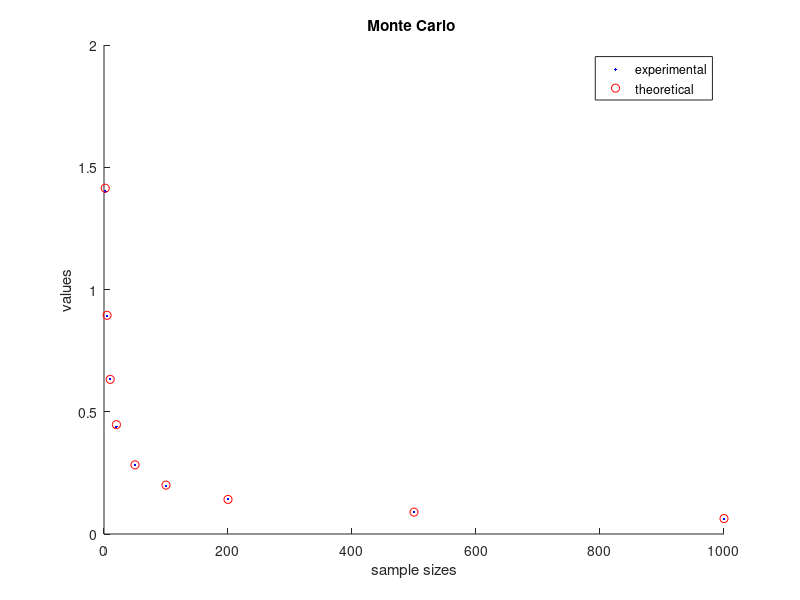

Write the MATLAB code that produced this figure.
samplesizes = [2 5 10 20 50 100 200 500 1000];
standard_deviations = zeros(1,length(samplesizes));
SEM = zeros(1,length(samplesizes));
for i = 1:length(samplesizes)
    samplesize = samplesizes(i);
    temp_means = zeros(1,1000);
    for j = 1:1000
        sample = normrnd(10,2, [samplesize, 1]);
        temp_means(j) = mean(sample);
    end
    standard_deviations(i)=std(temp_means);
    SEM(i) = 2/sqrt(samplesize);
end
figure;
hold on;
plot(samplesizes, standard_deviations, 'b.');
% plot(samplesizes, standard_deviations, 'r-');
plot(samplesizes, SEM, 'ro');
% plot(samplesizes, SEM, 'g-');
title('Monte Carlo ');
xlabel('sample sizes')
ylabel('values');
legend('experimental','theoretical');